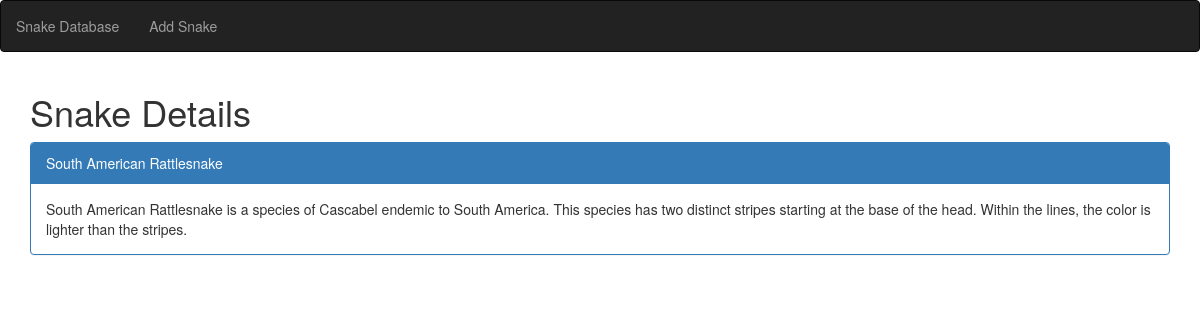
Page /snake/2 on the committed database.
### snakes/models.py (models this page shows)
class Snake(models.Model):
    common_name = models.CharField(max_length=50)
    species = models.CharField(max_length=100)
    location = models.CharField(max_length=50)
    description = models.CharField(max_length=300)

### snakes/views.py (the view)
# urls.py: url(r'^snake/(?P<snake_id>\d+)', views.view, name='view_snake'),
def view(request, snake_id):
    snake = Snake.objects.get(id=snake_id)
    return render(request, 'view.html', {
        'snake': snake
    })

### snakes/templates/view.html
{% extends 'snake_database/templates/app.html' %}
{% block content %}
    <h1>Snake Details</h1>
    <div class="panel panel-primary">
      <div class="panel-heading">{{ snake.common_name }} </div>
      <div class="panel-body">{{ snake.common_name }} is a species of {{ snake.species }} endemic to {{ snake.location }}. {{ snake.description }}</div>
    </div>
{% endblock %}

### rows in the picture
Snake: common_name "South American Rattlesnake", species "Cascabel", location "South America", description "This species has two distinct stripes starting at the base of the head. Within the lines, the color is lighter than the stripes."
